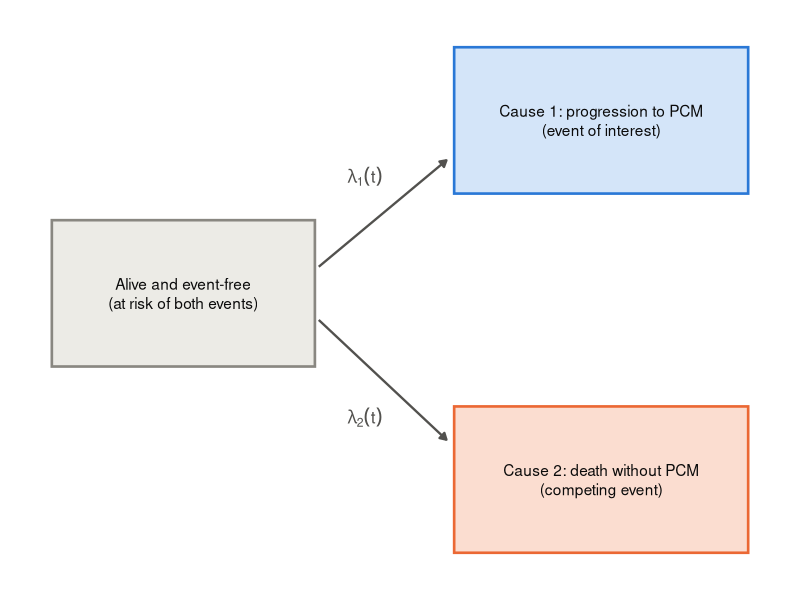
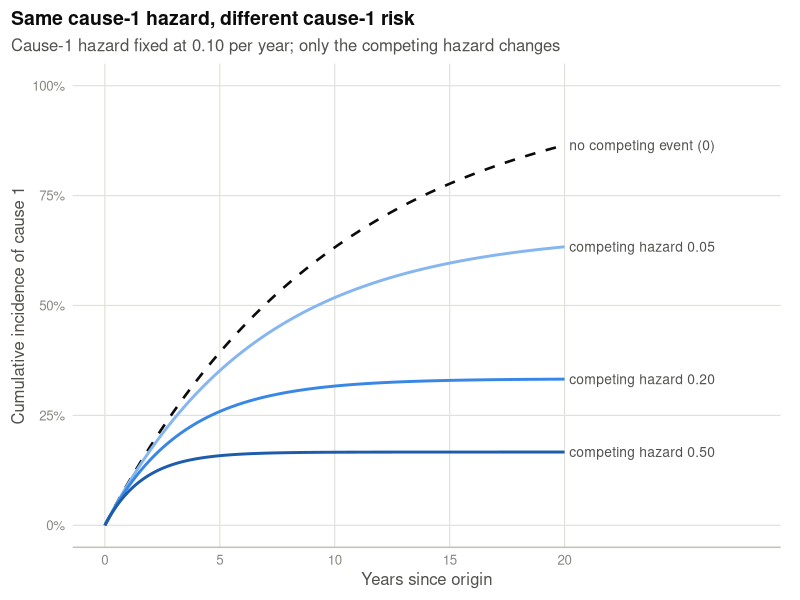
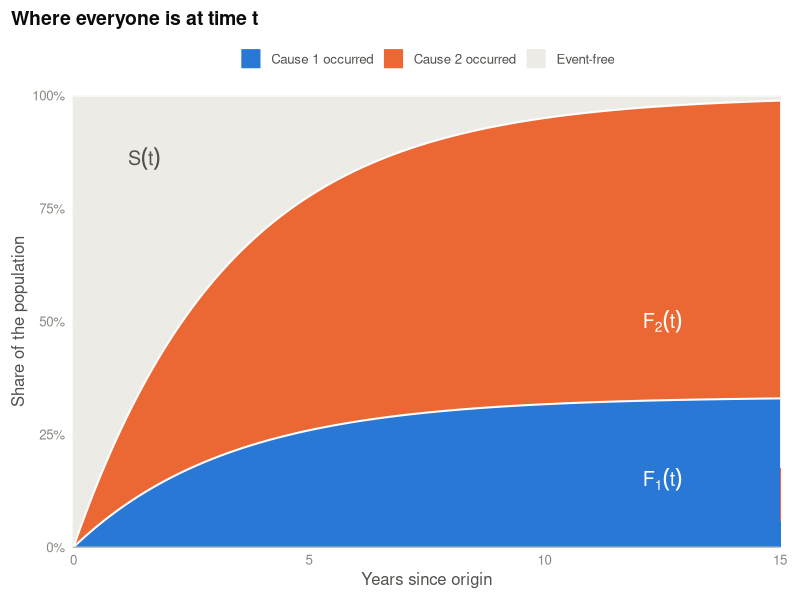
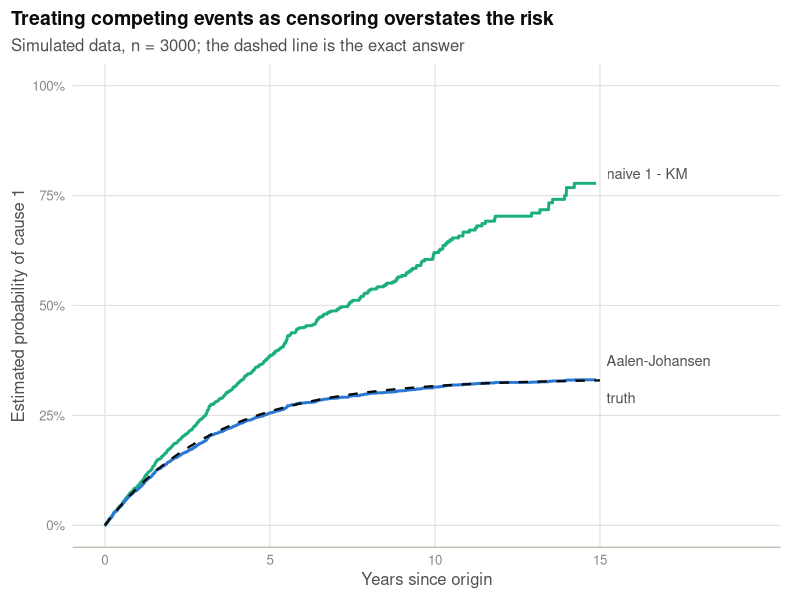
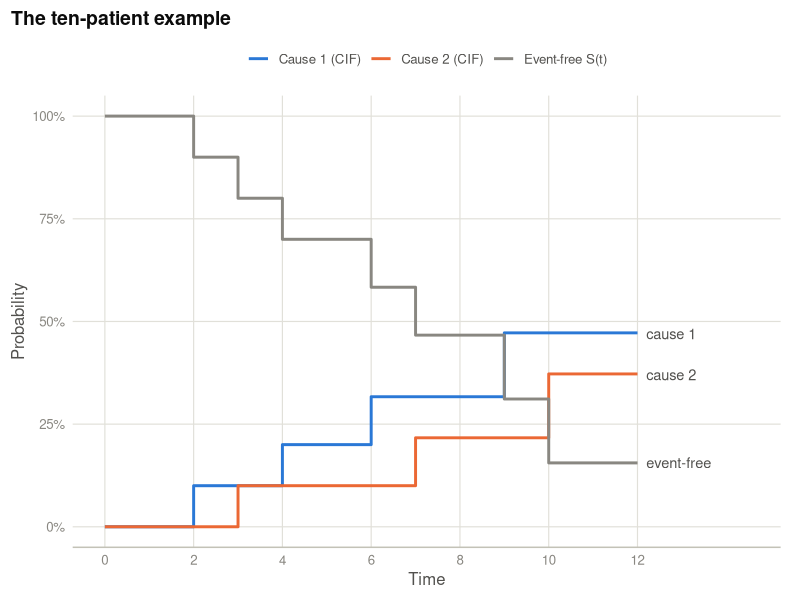
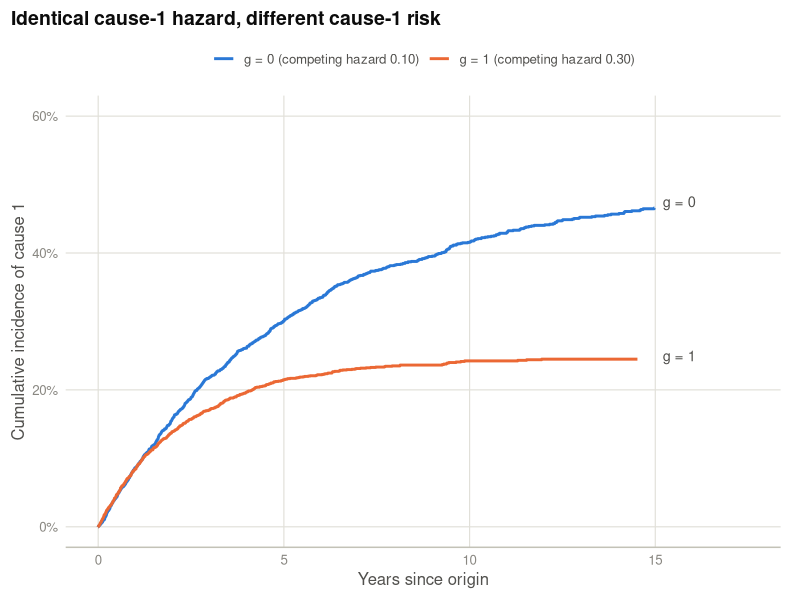
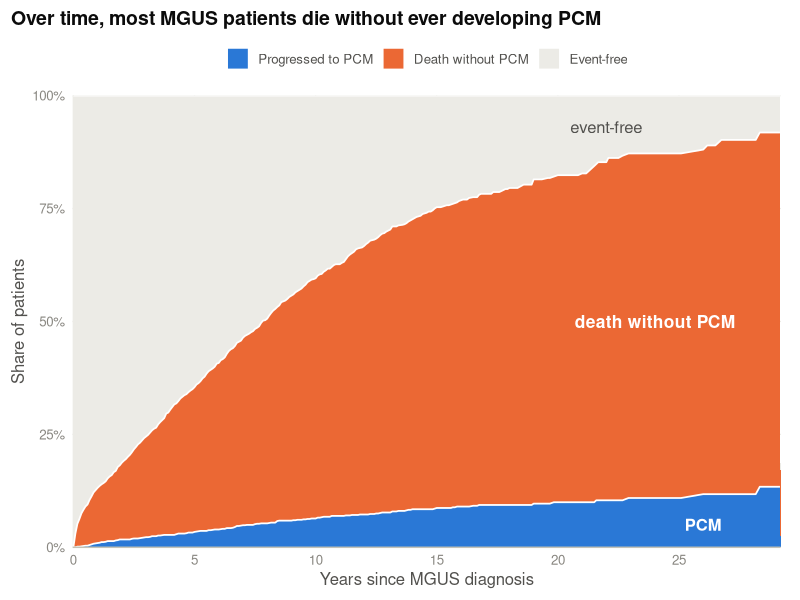
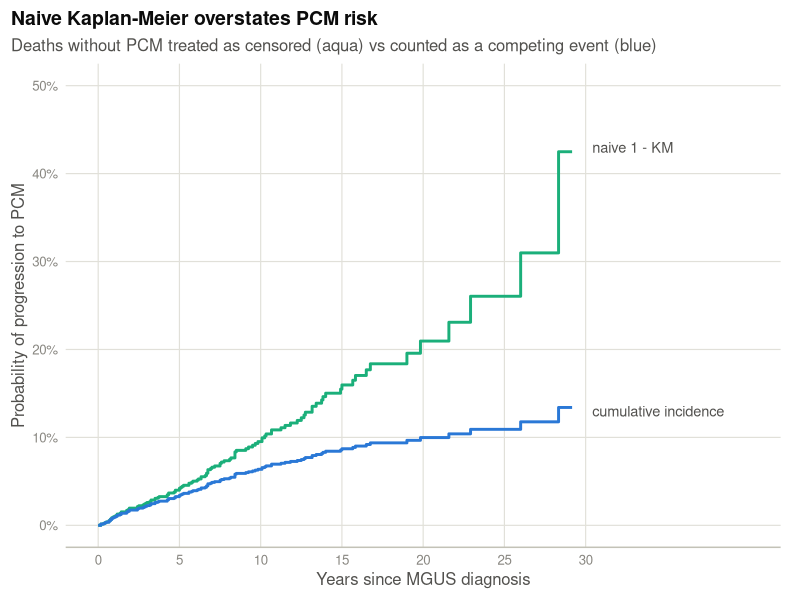

Recreate these plots in R, in order.
## ---- chunk 1
knitr::opts_chunk$set(
  echo = TRUE, warning = FALSE, message = FALSE,
  fig.align = "center", fig.width = 8, fig.height = 4.6, dpi = 110,
  out.width = "100%", class.source = "fold-show"
)
## ---- chunk 2
library(survival)
library(cmprsk)
library(dplyr)
library(tidyr)
library(ggplot2)
library(scales)
## ---- chunk 3
ink <- "#0b0b0b"
ink2 <- "#52514e"
muted <- "#898781"
grid_col <- "#e1e0d9"
axis_col <- "#c3c2b7"
col_blue <- "#2a78d6"
col_orange <- "#eb6834"
col_aqua <- "#1baf7a"
tint_blue <- "#d4e5f9"
tint_orange <- "#fbddd0"
tint_gray <- "#ecebe6"
blue_ramp <- c("#86b6ef", "#3987e5", "#1c5cab")

theme_cr <- function(base_size = 12) {
  theme_minimal(base_size = base_size) +
    theme(
      text = element_text(colour = ink2),
      plot.title = element_text(colour = ink, face = "bold", size = base_size + 2),
      plot.subtitle = element_text(colour = ink2),
      plot.title.position = "plot",
      axis.text = element_text(colour = muted),
      axis.title = element_text(colour = ink2),
      panel.grid.major = element_line(colour = grid_col, linewidth = 0.4),
      panel.grid.minor = element_blank(),
      axis.line.x = element_line(colour = axis_col, linewidth = 0.5),
      legend.position = "top",
      legend.title = element_blank(),
      legend.text = element_text(colour = ink2),
      strip.text = element_text(colour = ink, face = "bold", hjust = 0),
      plot.background = element_rect(fill = "white", colour = NA),
      plot.margin = margin(8, 14, 8, 8)
    )
}
theme_set(theme_cr())

fmt <- function(x, d = 2) formatC(x, format = "f", digits = d)

pfmt <- function(p) {
  sapply(p, function(v) {
    if (v < 0.001) "p < 0.001" else paste0("p = ", formatC(v, format = "f", digits = if (v < 0.01) 3 else 2))
  })
}
## ---- chunk 4
boxes <- data.frame(
  xmin = c(0, 5.2, 5.2), xmax = c(3.4, 9, 9),
  ymin = c(-0.55, 0.75, -1.95), ymax = c(0.55, 1.85, -0.85),
  fill = c(tint_gray, tint_blue, tint_orange),
  edge = c(muted, col_blue, col_orange),
  label = c("Alive and event-free\n(at risk of both events)",
            "Cause 1: progression to PCM\n(event of interest)",
            "Cause 2: death without PCM\n(competing event)")
)
ggplot() +
  geom_rect(data = boxes, aes(xmin = xmin, xmax = xmax, ymin = ymin, ymax = ymax, fill = fill, colour = edge),
            linewidth = 0.9) +
  geom_text(data = boxes, aes(x = (xmin + xmax) / 2, y = (ymin + ymax) / 2, label = label),
            colour = ink, size = 3.9, lineheight = 1.05) +
  annotate("segment", x = 3.45, xend = 5.1, y = 0.2, yend = 1.0, colour = ink2, linewidth = 0.8,
           arrow = arrow(length = unit(0.18, "cm"), type = "closed")) +
  annotate("segment", x = 3.45, xend = 5.1, y = -0.2, yend = -1.1, colour = ink2, linewidth = 0.8,
           arrow = arrow(length = unit(0.18, "cm"), type = "closed")) +
  annotate("text", x = 4.05, y = 0.88, label = "lambda[1](t)", parse = TRUE, colour = ink2, size = 4.4) +
  annotate("text", x = 4.05, y = -0.93, label = "lambda[2](t)", parse = TRUE, colour = ink2, size = 4.4) +
  scale_fill_identity() + scale_colour_identity() +
  coord_cartesian(xlim = c(-0.2, 9.2), ylim = c(-2.1, 2.0)) +
  theme_void() +
  theme(plot.background = element_rect(fill = "white", colour = NA))
## ---- chunk 5
toy <- data.frame(
  id     = 1:10,
  time   = c(2, 3, 4, 5, 6, 7, 8, 9, 10, 12),
  status = c(1, 2, 1, 0, 1, 2, 0, 1, 2, 0)
)
toy
## ---- chunk 6
l1 <- 0.1
tgrid <- seq(0, 20, by = 0.05)
curves <- bind_rows(
  lapply(c(0.05, 0.2, 0.5), function(l2) {
    data.frame(t = tgrid, cif = l1 / (l1 + l2) * (1 - exp(-(l1 + l2) * tgrid)), l2 = l2)
  })
)
curves_none <- data.frame(t = tgrid, cif = 1 - exp(-l1 * tgrid))
labs_df <- data.frame(
  t = 20.2, cif = c(l1 / (l1 + 0.05) * (1 - exp(-(l1 + 0.05) * 20)),
                    l1 / (l1 + 0.2) * (1 - exp(-(l1 + 0.2) * 20)),
                    l1 / (l1 + 0.5) * (1 - exp(-(l1 + 0.5) * 20)),
                    1 - exp(-l1 * 20)),
  txt = c("competing hazard 0.05", "competing hazard 0.20", "competing hazard 0.50", "no competing event (0)")
)
ggplot() +
  geom_line(data = curves_none, aes(t, cif), colour = ink, linetype = "dashed", linewidth = 0.9) +
  geom_line(data = curves, aes(t, cif, colour = factor(l2)), linewidth = 1) +
  geom_text(data = labs_df, aes(t, cif, label = txt), hjust = 0, size = 3.5, colour = ink2) +
  scale_colour_manual(values = setNames(blue_ramp, c("0.05", "0.2", "0.5")), guide = "none") +
  scale_x_continuous(limits = c(0, 28), breaks = seq(0, 20, 5)) +
  scale_y_continuous(labels = percent, limits = c(0, 1)) +
  labs(x = "Years since origin", y = "Cumulative incidence of cause 1",
       title = "Same cause-1 hazard, different cause-1 risk",
       subtitle = "Cause-1 hazard fixed at 0.10 per year; only the competing hazard changes")
## ---- chunk 7
l1 <- 0.1; l2 <- 0.2
tg <- seq(0, 15, by = 0.05)
st <- data.frame(
  t = rep(tg, 3),
  state = factor(rep(c("Event-free", "Cause 2 occurred", "Cause 1 occurred"), each = length(tg)),
                 levels = c("Event-free", "Cause 2 occurred", "Cause 1 occurred")),
  p = c(exp(-(l1 + l2) * tg),
        l2 / (l1 + l2) * (1 - exp(-(l1 + l2) * tg)),
        l1 / (l1 + l2) * (1 - exp(-(l1 + l2) * tg)))
)
ggplot(st, aes(t, p, fill = state)) +
  geom_area(colour = "white", linewidth = 0.7, outline.type = "upper") +
  scale_fill_manual(values = c("Event-free" = tint_gray, "Cause 2 occurred" = col_orange, "Cause 1 occurred" = col_blue),
                    breaks = c("Cause 1 occurred", "Cause 2 occurred", "Event-free")) +
  annotate("text", x = 12.5, y = 0.15, label = "F[1](t)", parse = TRUE, colour = "white", size = 5) +
  annotate("text", x = 12.5, y = 0.5, label = "F[2](t)", parse = TRUE, colour = "white", size = 5) +
  annotate("text", x = 1.5, y = 0.86, label = "S(t)", parse = TRUE, colour = ink2, size = 5) +
  scale_y_continuous(labels = percent, expand = c(0, 0)) +
  scale_x_continuous(expand = c(0, 0)) +
  labs(x = "Years since origin", y = "Share of the population",
       title = "Where everyone is at time t")
## ---- chunk 8
set.seed(2026)
n <- 3000
l1 <- 0.10
l2 <- 0.20
event_time <- rexp(n, l1 + l2)
cause <- ifelse(runif(n) < l1 / (l1 + l2), 1, 2)
cens_time <- rexp(n, 0.05)

sim <- data.frame(
  time   = pmin(event_time, cens_time),
  status = ifelse(event_time <= cens_time, cause, 0)
)
sim$event <- factor(sim$status, levels = 0:2, labels = c("censor", "cause1", "cause2"))
table(sim$event)
## ---- chunk 9
fit_naive <- survfit(Surv(time, status == 1) ~ 1, data = sim)
fit_aj <- survfit(Surv(time, event) ~ 1, data = sim)

tt <- c(2, 5, 10, 15)
data.frame(
  years = tt,
  truth = l1 / (l1 + l2) * (1 - exp(-(l1 + l2) * tt)),
  aalen_johansen = summary(fit_aj, times = tt)$pstate[, match("cause1", fit_aj$states)],
  naive_1_minus_KM = 1 - summary(fit_naive, times = tt)$surv
) |>
  mutate(across(-years, ~ round(.x, 3)))
## ---- chunk 10
tg <- seq(0, 15, by = 0.05)
truth <- data.frame(t = tg, est = l1 / (l1 + l2) * (1 - exp(-(l1 + l2) * tg)))
aj_df <- data.frame(t = c(0, fit_aj$time), est = c(0, fit_aj$pstate[, match("cause1", fit_aj$states)]))
nv_df <- data.frame(t = c(0, fit_naive$time), est = c(0, 1 - fit_naive$surv))
ggplot() +
  geom_step(data = nv_df[nv_df$t <= 15, ], aes(t, est), colour = col_aqua, linewidth = 1) +
  geom_step(data = aj_df[aj_df$t <= 15, ], aes(t, est), colour = col_blue, linewidth = 1) +
  geom_line(data = truth, aes(t, est), colour = ink, linetype = "dashed", linewidth = 0.8) +
  annotate("text", x = 15.2, y = 0.80, label = "naive 1 - KM", hjust = 0, size = 3.7, colour = ink2) +
  annotate("text", x = 15.2, y = 0.375, label = "Aalen-Johansen", hjust = 0, size = 3.7, colour = ink2) +
  annotate("text", x = 15.2, y = 0.29, label = "truth", hjust = 0, size = 3.7, colour = ink2) +
  scale_x_continuous(limits = c(0, 19.5), breaks = seq(0, 15, 5)) +
  scale_y_continuous(labels = percent, limits = c(0, 1)) +
  labs(x = "Years since origin", y = "Estimated probability of cause 1",
       title = "Treating competing events as censoring overstates the risk",
       subtitle = "Simulated data, n = 3000; the dashed line is the exact answer")
## ---- chunk 11
tab <- toy |>
  group_by(time) |>
  summarise(d1 = sum(status == 1), d2 = sum(status == 2), censored = sum(status == 0), .groups = "drop")

tab$n_at_risk <- nrow(toy) - cumsum(c(0, head(tab$d1 + tab$d2 + tab$censored, -1)))
tab$S_before <- c(1, head(cumprod(1 - (tab$d1 + tab$d2) / tab$n_at_risk), -1))
tab$inc1 <- tab$S_before * tab$d1 / tab$n_at_risk
tab$inc2 <- tab$S_before * tab$d2 / tab$n_at_risk
tab$F1 <- cumsum(tab$inc1)
tab$F2 <- cumsum(tab$inc2)
tab$S <- cumprod(1 - (tab$d1 + tab$d2) / tab$n_at_risk)

knitr::kable(tab, digits = 3,
             col.names = c("t", "d1", "d2", "censored", "n at risk", "S(t-)", "S(t-) d1/n", "S(t-) d2/n", "F1(t)", "F2(t)", "S(t)"))
## ---- chunk 12
ci_toy <- cuminc(toy$time, toy$status)
ci_toy$`1 1`[c("time", "est")] |> as.data.frame() |> mutate(est = round(est, 3)) |> t()
## ---- chunk 13
c(
  CIF_cause1_at_end = tail(tab$F1, 1),
  naive_1_minus_KM = tail(1 - survfit(Surv(time, status == 1) ~ 1, data = toy)$surv, 1)
)
## ---- chunk 14
toy_long <- bind_rows(
  data.frame(t = c(0, tab$time), est = c(0, tab$F1), what = "Cause 1 (CIF)"),
  data.frame(t = c(0, tab$time), est = c(0, tab$F2), what = "Cause 2 (CIF)"),
  data.frame(t = c(0, tab$time), est = c(1, tab$S), what = "Event-free S(t)")
)
ggplot(toy_long, aes(t, est, colour = what)) +
  geom_step(linewidth = 1) +
  scale_colour_manual(values = c("Cause 1 (CIF)" = col_blue, "Cause 2 (CIF)" = col_orange, "Event-free S(t)" = muted)) +
  annotate("text", x = 12.2, y = 0.47, label = "cause 1", hjust = 0, size = 3.7, colour = ink2) +
  annotate("text", x = 12.2, y = 0.37, label = "cause 2", hjust = 0, size = 3.7, colour = ink2) +
  annotate("text", x = 12.2, y = 0.156, label = "event-free", hjust = 0, size = 3.7, colour = ink2) +
  scale_x_continuous(limits = c(0, 14.5), breaks = seq(0, 12, 2)) +
  scale_y_continuous(labels = percent, limits = c(0, 1)) +
  labs(x = "Time", y = "Probability", title = "The ten-patient example")
## ---- chunk 15
set.seed(7)
n <- 6000
g <- rbinom(n, 1, 0.5)
t1 <- rexp(n, 0.10)
t2 <- rexp(n, ifelse(g == 1, 0.30, 0.10))
cc <- runif(n, 0, 20)

s3 <- data.frame(time = pmin(t1, t2, cc), g = g)
s3$status <- ifelse(s3$time == cc, 0, ifelse(t1 < t2, 1, 2))
s3$event <- factor(s3$status, 0:2, c("censor", "cause1", "cause2"))

csh1 <- coxph(Surv(time, status == 1) ~ g, data = s3)
csh2 <- coxph(Surv(time, status == 2) ~ g, data = s3)
fg1 <- crr(s3$time, s3$status, matrix(s3$g, ncol = 1), failcode = 1, cencode = 0)

data.frame(
  model = c("Cause-specific hazard ratio, cause 1", "Cause-specific hazard ratio, cause 2",
            "Subdistribution hazard ratio, cause 1"),
  truth = c("1", "3", "no simple truth"),
  estimate = round(c(exp(coef(csh1)), exp(coef(csh2)), exp(fg1$coef)), 2)
)
## ---- chunk 16
fit_g <- survfit(Surv(time, event) ~ g, data = s3)
idx <- match("cause1", fit_g$states)
grp <- rep(c("g = 0 (competing hazard 0.10)", "g = 1 (competing hazard 0.30)"), fit_g$strata)
cif_g <- data.frame(t = fit_g$time, est = fit_g$pstate[, idx], grp = grp)
cif_g <- bind_rows(cif_g, data.frame(t = 0, est = 0, grp = unique(grp)))
ggplot(cif_g[cif_g$t <= 15, ], aes(t, est, colour = grp)) +
  geom_step(linewidth = 1) +
  scale_colour_manual(values = c(col_blue, col_orange)) +
  annotate("text", x = 15.2, y = 0.475, label = "g = 0", hjust = 0, size = 3.7, colour = ink2) +
  annotate("text", x = 15.2, y = 0.25, label = "g = 1", hjust = 0, size = 3.7, colour = ink2) +
  scale_x_continuous(limits = c(0, 17.5), breaks = seq(0, 15, 5)) +
  scale_y_continuous(labels = percent, limits = c(0, 0.6)) +
  labs(x = "Years since origin", y = "Cumulative incidence of cause 1",
       title = "Identical cause-1 hazard, different cause-1 risk")
## ---- chunk 17
mgus <- mgus2
mgus$etime <- with(mgus, ifelse(pstat == 0, futime, ptime))
mgus$event <- with(mgus, ifelse(pstat == 0, 2 * death, 1))
mgus$event <- factor(mgus$event, levels = 0:2, labels = c("censor", "pcm", "death"))
mgus$status <- as.integer(mgus$event) - 1L
mgus$years <- mgus$etime / 12
mgus$age10 <- mgus$age / 10

head(mgus[, c("id", "age", "sex", "hgb", "mspike", "years", "event", "status")])
## ---- chunk 18
counts <- table(mgus$event)
tab_counts <- data.frame(
  outcome = c("Censored (still alive, no PCM)", "Progressed to PCM (event of interest)", "Died without PCM (competing event)"),
  n = as.integer(counts),
  percent = round(100 * as.integer(counts) / sum(counts), 1)
)
knitr::kable(tab_counts, col.names = c("First event", "Patients", "%"))
## ---- chunk 19
rev_km <- survfit(Surv(years, event == "censor") ~ 1, data = mgus)
round(summary(rev_km)$table["median"], 1)
## ---- chunk 20
aj_all <- survfit(Surv(years, event) ~ 1, data = mgus)
aj_all$states
summary(aj_all, times = c(5, 10, 20))$pstate |>
  `colnames<-`(aj_all$states) |>
  `rownames<-`(c("5 years", "10 years", "20 years")) |>
  round(3)
## ---- chunk 21
t_all <- c(0, aj_all$time)
st_all <- data.frame(
  t = rep(t_all, 3),
  state = factor(rep(c("Event-free", "Death without PCM", "Progressed to PCM"), each = length(t_all)),
                 levels = c("Event-free", "Death without PCM", "Progressed to PCM")),
  p = c(c(1, aj_all$pstate[, match("(s0)", aj_all$states)]),
        c(0, aj_all$pstate[, match("death", aj_all$states)]),
        c(0, aj_all$pstate[, match("pcm", aj_all$states)]))
)
ggplot(st_all[st_all$t <= 30, ], aes(t, p, fill = state)) +
  geom_area(colour = "white", linewidth = 0.6, outline.type = "upper") +
  scale_fill_manual(values = c("Event-free" = tint_gray, "Death without PCM" = col_orange, "Progressed to PCM" = col_blue),
                    breaks = c("Progressed to PCM", "Death without PCM", "Event-free")) +
  annotate("text", x = 26, y = 0.05, label = "PCM", colour = "white", size = 4.2, fontface = "bold") +
  annotate("text", x = 24, y = 0.5, label = "death without PCM", colour = "white", size = 4.4, fontface = "bold") +
  annotate("text", x = 22, y = 0.93, label = "event-free", colour = ink2, size = 4.2) +
  scale_y_continuous(labels = percent, expand = c(0, 0)) +
  scale_x_continuous(expand = c(0, 0), breaks = seq(0, 30, 5)) +
  labs(x = "Years since MGUS diagnosis", y = "Share of patients",
       title = "Over time, most MGUS patients die without ever developing PCM")
## ---- chunk 22
naive_pcm <- survfit(Surv(years, event == "pcm") ~ 1, data = mgus)
naive_death <- survfit(Surv(years, event == "death") ~ 1, data = mgus)

tt <- c(5, 10, 20, 30)
cmp <- data.frame(
  years = tt,
  CIF_pcm = summary(aj_all, times = tt)$pstate[, match("pcm", aj_all$states)],
  naive_pcm = 1 - summary(naive_pcm, times = tt)$surv,
  CIF_death = summary(aj_all, times = tt)$pstate[, match("death", aj_all$states)],
  naive_death = 1 - summary(naive_death, times = tt)$surv
)
cmp$naive_sum <- cmp$naive_pcm + cmp$naive_death
cmp$CIF_sum <- cmp$CIF_pcm + cmp$CIF_death
knitr::kable(cmp, digits = 3,
             col.names = c("Years", "PCM: CIF", "PCM: 1 - KM", "Death: CIF", "Death: 1 - KM",
                           "Sum of 1 - KM", "Sum of CIFs"))
## ---- chunk 23
cif_pcm <- data.frame(t = c(0, aj_all$time), est = c(0, aj_all$pstate[, match("pcm", aj_all$states)]))
nv_pcm <- data.frame(t = c(0, naive_pcm$time), est = c(0, 1 - naive_pcm$surv))
ggplot() +
  geom_step(data = nv_pcm[nv_pcm$t <= 30, ], aes(t, est), colour = col_aqua, linewidth = 1) +
  geom_step(data = cif_pcm[cif_pcm$t <= 30, ], aes(t, est), colour = col_blue, linewidth = 1) +
  annotate("text", x = 30.4, y = 0.43, label = "naive 1 - KM", hjust = 0, size = 3.7, colour = ink2) +
  annotate("text", x = 30.4, y = 0.13, label = "cumulative incidence", hjust = 0, size = 3.7, colour = ink2) +
  scale_x_continuous(limits = c(0, 40), breaks = seq(0, 30, 5)) +
  scale_y_continuous(labels = percent, limits = c(0, 0.5)) +
  labs(x = "Years since MGUS diagnosis", y = "Probability of progression to PCM",
       title = "Naive Kaplan-Meier overstates PCM risk",
       subtitle = "Deaths without PCM treated as censored (aqua) vs counted as a competing event (blue)")
## ---- chunk 24
tidy_cif <- function(fit) {
  grp <- if (is.null(fit$strata)) rep("All", length(fit$time)) else rep(names(fit$strata), fit$strata)
  grp <- sub("^[^=]+=", "", grp)
  out <- lapply(seq_along(fit$states), function(j) {
    data.frame(t = fit$time, group = grp, state = fit$states[j],
               est = fit$pstate[, j], lower = fit$lower[, j], upper = fit$upper[, j])
  })
  do.call(rbind, out)
}
## ---- chunk 25
aj_sex <- survfit(Surv(years, event) ~ sex, data = mgus)
cif_sex <- tidy_cif(aj_sex)

gray <- cuminc(mgus$years, mgus$status, group = mgus$sex)
gray$Tests
## ---- chunk 26
plot_df <- cif_sex |>
  filter(state %in% c("pcm", "death")) |>
  mutate(state = factor(state, c("pcm", "death"), c("Progression to PCM", "Death without PCM")))
state_levels <- levels(plot_df$state)
zero_rows <- expand.grid(t = 0, group = unique(plot_df$group), state = state_levels, stringsAsFactors = FALSE) |>
  mutate(est = 0, lower = 0, upper = 0)
plot_df <- plot_df |>
  mutate(state = as.character(state)) |>
  bind_rows(zero_rows) |>
  mutate(state = factor(state, levels = state_levels))
ptxt <- data.frame(
  state = factor(c("Progression to PCM", "Death without PCM"), levels = levels(plot_df$state)),
  label = paste0("Gray's test: ", pfmt(gray$Tests[, "pv"]))
)
ggplot(plot_df[plot_df$t <= 30, ], aes(t, est, colour = group, fill = group)) +
  geom_ribbon(aes(ymin = lower, ymax = upper), alpha = 0.14, colour = NA) +
  geom_step(linewidth = 1) +
  geom_text(data = ptxt, aes(x = 1, y = 1, label = label), inherit.aes = FALSE,
            hjust = 0, vjust = 1.2, size = 3.6, colour = ink2) +
  facet_wrap(~ state) +
  scale_colour_manual(values = c(F = col_blue, M = col_orange), labels = c(F = "Women", M = "Men")) +
  scale_fill_manual(values = c(F = col_blue, M = col_orange), labels = c(F = "Women", M = "Men")) +
  scale_x_continuous(breaks = seq(0, 30, 10)) +
  scale_y_continuous(labels = percent, limits = c(0, 1)) +
  labs(x = "Years since MGUS diagnosis", y = "Cumulative incidence",
       title = "Cumulative incidence by sex (95% confidence bands)")
## ---- chunk 27
survdiff(Surv(years, event == "pcm") ~ sex, data = mgus)$chisq
survdiff(Surv(years, event == "death") ~ sex, data = mgus)$chisq
## ---- chunk 28
na_curve <- function(cause) {
  f <- survfit(Surv(years, event == cause) ~ 1, data = mgus)
  data.frame(t = f$time, H = cumsum(f$n.event / f$n.risk), cause = cause)
}
na_df <- bind_rows(na_curve("pcm"), na_curve("death"))
## ---- chunk 29
na_end <- na_df |>
  filter(t <= 25) |>
  group_by(cause) |>
  slice_max(t, n = 1) |>
  mutate(label = ifelse(cause == "pcm", "PCM", "death without PCM"))
ggplot(na_df[na_df$t <= 25, ], aes(t, H, colour = cause)) +
  geom_step(linewidth = 1) +
  geom_text(data = na_end, aes(x = 25.3, y = H, label = label), inherit.aes = FALSE,
            hjust = 0, size = 3.7, colour = ink2) +
  scale_colour_manual(values = c(pcm = col_blue, death = col_orange), guide = "none") +
  scale_x_continuous(limits = c(0, 33), breaks = seq(0, 25, 5)) +
  labs(x = "Years since MGUS diagnosis", y = "Cumulative cause-specific hazard",
       title = "Cumulative cause-specific hazards (Nelson-Aalen)")
## ---- chunk 30
dd <- mgus[complete.cases(mgus[, c("age", "sex", "hgb", "mspike")]), ]
x <- model.matrix(~ age10 + sex + hgb + mspike, data = dd)[, -1]
head(x, 3)
## ---- chunk 31
cs_pcm <- coxph(Surv(years, event == "pcm") ~ age10 + sex + hgb + mspike, data = dd)
cs_death <- coxph(Surv(years, event == "death") ~ age10 + sex + hgb + mspike, data = dd)
## ---- chunk 32
fg_pcm <- crr(dd$years, dd$status, x, failcode = 1, cencode = 0)
fg_death <- crr(dd$years, dd$status, x, failcode = 2, cencode = 0)
## ---- chunk 33
term_labels <- c(age10 = "Age (per 10 years)", sexM = "Male vs female",
                 hgb = "Hemoglobin (per g/dL)", mspike = "M-spike (per g/dL)")

csh_tab <- function(fit, cause) {
  s <- summary(fit)$conf.int
  data.frame(cause = cause, term = rownames(s), est = s[, "exp(coef)"],
             lo = s[, "lower .95"], hi = s[, "upper .95"], method = "Cause-specific HR")
}
fg_tab <- function(fit, cause) {
  s <- summary(fit)$conf.int
  data.frame(cause = cause, term = rownames(s), est = s[, "exp(coef)"],
             lo = s[, "2.5%"], hi = s[, "97.5%"], method = "Fine-Gray SHR")
}

results <- bind_rows(
  csh_tab(cs_pcm, "Progression to PCM"), fg_tab(fg_pcm, "Progression to PCM"),
  csh_tab(cs_death, "Death without PCM"), fg_tab(fg_death, "Death without PCM")
) |>
  mutate(term = factor(term_labels[term], levels = rev(term_labels)),
         cause = factor(cause, levels = c("Progression to PCM", "Death without PCM")),
         txt = sprintf("%.2f (%.2f to %.2f)", est, lo, hi))

wide <- results |>
  select(cause, term, method, txt) |>
  pivot_wider(names_from = method, values_from = txt) |>
  arrange(cause, desc(as.integer(term)))
## ---- chunk 34
knitr::kable(filter(wide, cause == "Progression to PCM")[, -1],
             caption = "Event of interest: progression to PCM. Estimates with 95% confidence intervals.")
## ---- chunk 35
knitr::kable(filter(wide, cause == "Death without PCM")[, -1],
             caption = "Competing event: death without PCM. Estimates with 95% confidence intervals.")
## ---- chunk 36
ggplot(results, aes(x = est, y = term, colour = method, shape = method)) +
  geom_vline(xintercept = 1, colour = axis_col, linewidth = 0.6) +
  geom_errorbarh(aes(xmin = lo, xmax = hi), height = 0, linewidth = 0.9,
                 position = position_dodge(width = 0.55)) +
  geom_point(size = 2.8, position = position_dodge(width = 0.55)) +
  facet_wrap(~ cause) +
  scale_x_log10(breaks = c(0.5, 0.75, 1, 1.5, 2, 3)) +
  scale_colour_manual(values = c("Cause-specific HR" = col_blue, "Fine-Gray SHR" = col_orange)) +
  scale_shape_manual(values = c("Cause-specific HR" = 16, "Fine-Gray SHR" = 15)) +
  labs(x = "Hazard ratio (log scale, 95% CI)", y = NULL,
       title = "Cause-specific and subdistribution effects can disagree")
## ---- chunk 37
pick <- function(cause, term, method, col = "est") {
  r <- results[results$cause == cause & results$term == term_labels[term] & results$method == method, ]
  r[[col]]
}
## ---- chunk 38
cif_from_csh <- function(m1, m2, newdata) {
  s1 <- survfit(m1, newdata = newdata)
  s2 <- survfit(m2, newdata = newdata)
  tm <- sort(unique(c(s1$time, s2$time)))
  H1 <- stepfun(s1$time, c(0, s1$cumhaz))(tm)
  H2 <- stepfun(s2$time, c(0, s2$cumhaz))(tm)
  dH1 <- diff(c(0, H1))
  dH2 <- diff(c(0, H2))
  S_before <- exp(-c(0, head(cumsum(dH1 + dH2), -1)))
  data.frame(time = tm, cif = cumsum(S_before * dH1))
}

profiles <- data.frame(
  age10 = c(6, 8),
  sex = factor("M", levels = levels(dd$sex)),
  hgb = median(dd$hgb),
  mspike = median(dd$mspike)
)
newx <- cbind(age10 = profiles$age10, sexM = 1, hgb = profiles$hgb, mspike = profiles$mspike)

pred_fg <- predict(fg_pcm, cov1 = newx)
pred_cs <- lapply(1:2, function(i) cif_from_csh(cs_pcm, cs_death, profiles[i, ]))

at <- c(5, 10, 20)
step_at <- function(time, y, xout) approx(time, y, xout = xout, method = "constant", rule = 2)$y
pred_tab <- data.frame(
  years = at,
  cs_age60 = step_at(pred_cs[[1]]$time, pred_cs[[1]]$cif, at),
  fg_age60 = step_at(pred_fg[, 1], pred_fg[, 2], at),
  cs_age80 = step_at(pred_cs[[2]]$time, pred_cs[[2]]$cif, at),
  fg_age80 = step_at(pred_fg[, 1], pred_fg[, 3], at)
)
knitr::kable(pred_tab, digits = 3,
             col.names = c("Years", "Age 60: cause-specific", "Age 60: Fine-Gray", "Age 80: cause-specific", "Age 80: Fine-Gray"))
## ---- chunk 39
tgrid <- seq(0, 20, by = 0.05)
pred_df <- bind_rows(
  data.frame(t = tgrid, est = step_at(pred_cs[[1]]$time, pred_cs[[1]]$cif, tgrid), age = "Age 60", method = "From cause-specific models"),
  data.frame(t = tgrid, est = step_at(pred_cs[[2]]$time, pred_cs[[2]]$cif, tgrid), age = "Age 80", method = "From cause-specific models"),
  data.frame(t = tgrid, est = step_at(pred_fg[, 1], pred_fg[, 2], tgrid), age = "Age 60", method = "Fine-Gray model"),
  data.frame(t = tgrid, est = step_at(pred_fg[, 1], pred_fg[, 3], tgrid), age = "Age 80", method = "Fine-Gray model")
)
end_lab <- pred_df |> filter(method == "Fine-Gray model", t == max(t))
ggplot(pred_df, aes(t, est, colour = age, linetype = method)) +
  geom_line(linewidth = 1) +
  scale_colour_manual(values = c("Age 60" = col_blue, "Age 80" = col_orange)) +
  scale_linetype_manual(values = c("From cause-specific models" = "solid", "Fine-Gray model" = "22")) +
  geom_text(data = end_lab, aes(x = 20.3, y = est, label = tolower(age)), inherit.aes = FALSE,
            hjust = 0, size = 3.7, colour = ink2) +
  scale_x_continuous(limits = c(0, 23.5), breaks = seq(0, 20, 5)) +
  scale_y_continuous(labels = percent, limits = c(0, NA)) +
  labs(x = "Years since MGUS diagnosis", y = "Predicted cumulative incidence of PCM",
       title = "Absolute risk of PCM: a man with median hemoglobin and M-spike")
## ---- chunk 40
cox.zph(cs_pcm)
cox.zph(cs_death)
## ---- chunk 41
sessionInfo()
